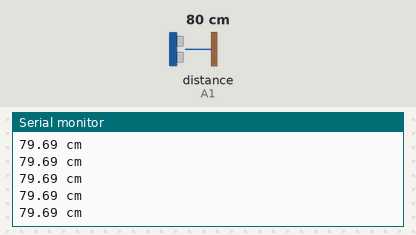
The sketch below on a simulated Arduino Uno, built with avr-gcc and run on an emulated ATmega328P. On the bench: the last lines printed to the serial monitor. Wiring (inferred from the names in the program): ultrasonic range finder: trigger A0; echo A1. The inputs (shaded band) are chosen by the test bench; at power-on: distance to the obstacle (sensor on A1) 80 cm. The echo pulse lasts 58.3 µs per cm.

Above: at 1.2 s.
1.3 s: distance to the obstacle (sensor on A1) set to 2 cm
At 1.32 s:
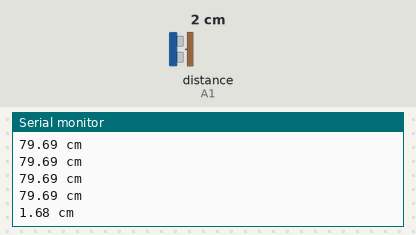
2.8 s: distance to the obstacle (sensor on A1) set to 4 cm
At 2.84 s:
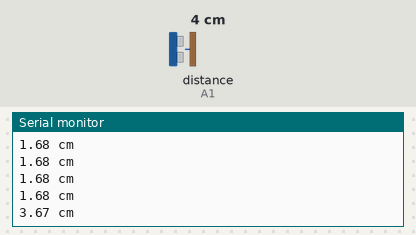
4.3 s: distance to the obstacle (sensor on A1) set to 2 cm
At 4.31 s:
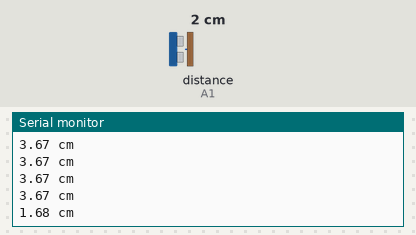
Timing chart, 0 to 7.3 s (numbered marks = the images above; inputs shaded):
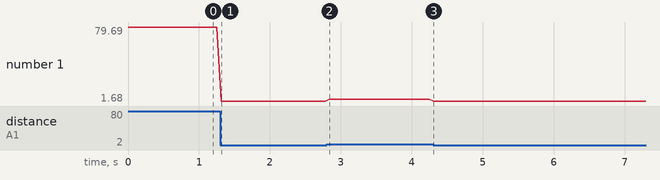

The sketch:

ultrasonic_test.ino
```cpp
/*
HC-SR04 distance sensor
*/

////////////////
///GenieMaker///
////////////////

#define trigPin A0
#define echoPin A1

// Anything over  (157.48inches) 400 cm (23200 microsecond pulse) is "out of range"
const unsigned int MAX_DIST = 23320;  //23200

void setup() {

  Serial.begin (9600);
  pinMode(trigPin, OUTPUT);
  pinMode(echoPin, INPUT);

}

void loop() {

  unsigned long EchoDuration ;
  float cm_distance, inches_distance;

  digitalWrite(trigPin, HIGH);
  delayMicroseconds(10);   // Hold the trigger pin high for at least 10 us
  digitalWrite(trigPin, LOW);

  EchoDuration = pulseIn(echoPin, HIGH);
  cm_distance = (EchoDuration/2) / 29.15;  //(microsecond/2) * speed of sound  = (microseconds/2) * 34300cm/s
                                   //                              = (us/2) * 34300cm/1000000us
                                   //                              = (us/2) * 0.0343cm/us
                                   //                              = (us/2) * 1/29.15
                                   //                              = (us/2)/29.15

  inches_distance = (EchoDuration/2) / 74.05; //microsecond * speed of sound = microseconds * 13503.9inches/s
                                        //                             = (us/2) * 13503.9inches/1000000us
                                        //                             = (us/2) * 0.0135039 inches/us
                                        //                             = (us/2) * 1/74.05
                                        //                             = (us/2)/74.05

  if ( EchoDuration > MAX_DIST ) {
    Serial.println("Out of range");
  }
  else {
    Serial.print(cm_distance);
    Serial.println(" cm");
  }

  delay(60); //60ms (millisecond)
}
```

Measured:
- after the input at 1.3 s, the serial monitor: prints a new line at once (image 1)
- after the input at 2.8 s, the serial monitor: prints a new line at once (image 2)
- plotted number 1: 79.69 → 1.68 after the input at 1.3 s, 1.68 → 3.67 after the input at 2.8 s
